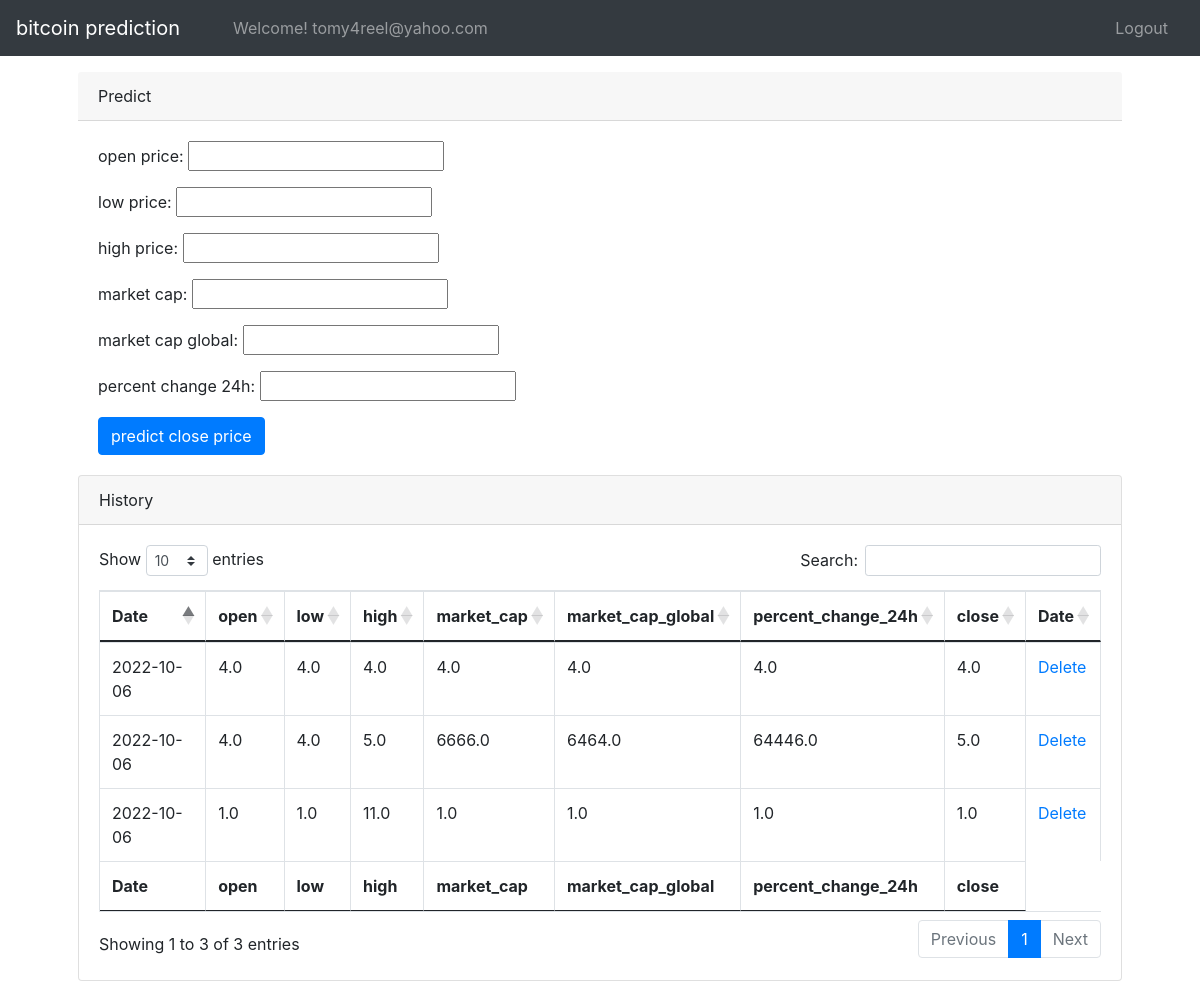
/add-price/ (signed in), run on the app's committed database.
### website/models.py (models this page shows, shortened)
class User(db.Model, UserMixin):
    id = db.Column(db.Integer, primary_key=True)
    email = db.Column(db.String(100), unique=True, nullable=False)
    password = db.Column(db.String(100), nullable=False)

class Price(db.Model):
    __tablename__   = 'prices'
    price_id = db.Column(db.Integer, primary_key=True)
    open     = db.Column(db.Float(200))
    low     = db.Column(db.Float(200))
    high     = db.Column(db.Float(200))
    market_cap     = db.Column(db.Float(200))
    market_cap_global     = db.Column(db.Float(200))
    percent_change_24h     = db.Column(db.Float(200))
    close     = db.Column(db.Float(200))
    date_created    = db.Column(db.DateTime, default=datetime.utcnow)

### website/routes.py (the view)
@app.route("/add-price/", methods=["GET", "POST"])
@login_required
def home():
    if (request.method == "POST") and ('open' in request.form):
        open    = request.form["open"]
        low    = request.form["low"]
        high    = request.form["high"]
        market_cap    = request.form["market_cap"]
        market_cap_global    = request.form["market_cap_global"]
        percent_change_24h    = request.form["percent_change_24h"]
        cols=['open','low', 'high', 'market_cap', 'market_cap_global', 'percent_change_24h']
        feats = [x for x in request.form.values()]
        feats = [np.array(feats)]
        tdf=pd.DataFrame(feats, columns=cols)
        for col in cols:
            tdf[col]=tdf[col].astype('float')
        final_features = generate_features(tdf[cols])
        train_cols =['open', 'predmeanmo', 'market_cap_global', 'e','percent_change_24h' ,'p24' ,'ho' ,'mo' ,'mid', 'market_cap', 'predmr' ,'mr']
        tdf['pred'] = model.predict(sc.transform(pf.transform(final_features[train_cols])))
        tdf=clip_prediction(tdf)
        close = tdf.pred
        print(close)
        new_price = Price(open=open,low=low, high=high, market_cap=market_cap,
         market_cap_global=market_cap_global, percent_change_24h=percent_change_24h, close=close)
        db.session.add(new_price)
        db.session.commit()
        prices    = Price.query.order_by(Price.date_created).all()
        x = "predicted close price is {}".format(close[0])
    else:
        x = " "
        prices    = Price.query.order_by(Price.date_created).all()
    return render_template("add-price.html",prices=prices,prediction=x )

### website/models.py (called while the page is built)
@login_manager.user_loader
def load_user(user_id: int):
    return User.query.get(user_id)

### website/templates/add-price.html (shortened to what this page needs)
{% extends "base.html" %}
{% block content %}
<main>
  <div class="container-fluid">
      <ol class="breadcrumb mb-4">
          <li class="breadcrumb-item"><a href="/">ne$t</a></li>
          <li class="breadcrumb-item active">bitcoin app</li>
      </ol>
      <div class="form-group mb-3">
          <div class="card-header">
            Predict</div>
          <div class="card-body">
            <form action="/add-price/" method="POST" id="predict_form">
              <p>open price: <input type="number" placeholder="" name="open" required="required"></p>
              <p>low price: <input type="number" placeholder="" name="low" required="required"></p>
              <p>high price: <input type="number" placeholder="" name="high" required="required"></p>
              <p>market cap: <input type="number" placeholder="" name="market_cap" required="required"></p>
              <p>market cap global: <input type="number" placeholder="" name="market_cap_global" required="required"></p>
              <p>percent change 24h: <input type="number" placeholder="" name="percent_change_24h" required="required"></p>
              <input type="submit" id="predict" value="predict close price" class="btn btn-primary">
              <br>
            </form>
        </div>
        <div>
              <div class="card mb-4">
              <div class="card-header">
                  History
              </div>
              <div class="card-body">
                  <div class="table-responsive">
                      {% if prices|length < 1 %}
                      <h4>no history</h4>
                      {% else %}
                      <table class="table table-bordered" id="dataTablePrice" width="100%" cellspacing="0">
                          <thead>
                              <tr>
                                <th>Date</th>
                                <th>open</th>
                                <th>low</th>
                                <th>high</th>
                                <th>market_cap</th>
                                <th>market_cap_global</th>
                                <th>percent_change_24h</th>
                                <th>close</th>
                                <th>Date</th>
                              </tr>
                          </thead>
                          <tfoot>
                              <tr>
                                <th>Date</th>
                                <th>open</th>
                                <th>low</th>
                                <th>high</th>
                                <th>market_cap</th>
                                <th>market_cap_global</th>
                                <th>percent_change_24h</th>
                                <th>close</th>
                              </tr>
                          </tfoot>
                          <tbody>
                              {% for price in prices %}
                              <tr>
                                  <td>{{ price.date_created.date() }}</td>
                                  <td>{{ price.open }}</td>
                                  <td>{{ price.low }}</td>
                                  <td>{{ price.high }}</td>
                                  <td>{{ price.market_cap }}</td>
                                  <td>{{ price.market_cap_global }}</td>
                                  <td>{{ price.percent_change_24h }}</td>
                                  <td>{{ price.close }}</td>
                                  <td>
                                      <a href="/delete/{{ price.price_id }}">Delete</a>
                                  </td>
                              </tr>
                              {% endfor %}
                          </tbody>
                      </table>
                      {% endif %}
              </div>
          </div>
              </div>
          </div>
        </div>
  </div>
</main>
{% endblock content %}

### website/templates/base.html (shortened to what this page needs)
<!DOCTYPE html>
<html lang="en">
<head>
    <link href="https://cdn.jsdelivr.net/npm/bootstrap@5.0.2/dist/css/bootstrap.min.css" rel="stylesheet">
    <link rel="stylesheet" href="https://cdnjs.cloudflare.com/ajax/libs/font-awesome/5.12.1/css/all.min.css">
    <link rel="stylesheet" href="{{ url_for('static', filename='css/bootstrap/styles.css')}}">
    <link href="https://cdn.datatables.net/1.10.20/css/dataTables.bootstrap4.min.css" rel="stylesheet" />
</head>
<body class="sb-nav-fixed">
    <nav class="sb-topnav navbar navbar-expand navbar-dark bg-dark">
        <a class="navbar-brand" href="/">bitcoin prediction</a>
        <ul class="navbar-nav me-auto mb-lg-0">
            {% if current_user.is_authenticated %}
            <li class="nav-link">
                Welcome! {{current_user.email}}
              </li>
            {% endif %}
          </ul>
        <ul class="navbar-nav ms-auto mb-lg-0 me-2">
            {% if current_user.is_authenticated %}
              <li class="nav-item">
                <a class="nav-link" href="{{ url_for('logout') }}">Logout</a>
              </li>
            {% endif %}
          </ul>
    </nav>
    {% if current_user.is_authenticated %}
    <main role="main" class="container">
            {% block content %}
            {% endblock %}
      </main>
    {% endif %}
</body>
</html>

### data on the page
User: email "tomy4reel@yahoo.com"
Price: date_created "2022-10-06", open "4.0", low "4.0", high "4.0", market_cap "4.0", market_cap_global "4.0", percent_change_24h "4.0", close "4.0"
Price: date_created "2022-10-06", open "4.0", low "4.0", high "5.0", market_cap "6666.0", market_cap_global "6464.0", percent_change_24h "64446.0", close "5.0"
Price: date_created "2022-10-06", open "1.0", low "1.0", high "11.0", market_cap "1.0", market_cap_global "1.0", percent_change_24h "1.0", close "1.0"
